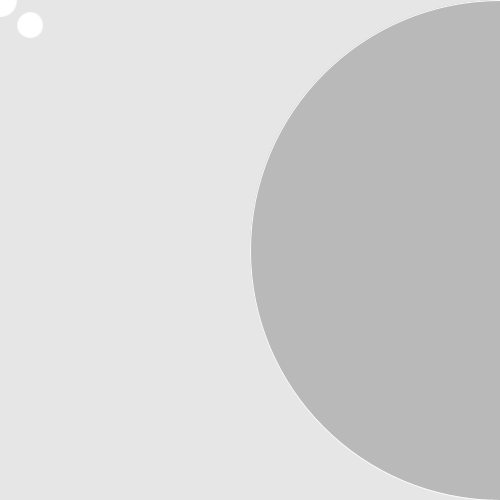
Frame 1 (no input)
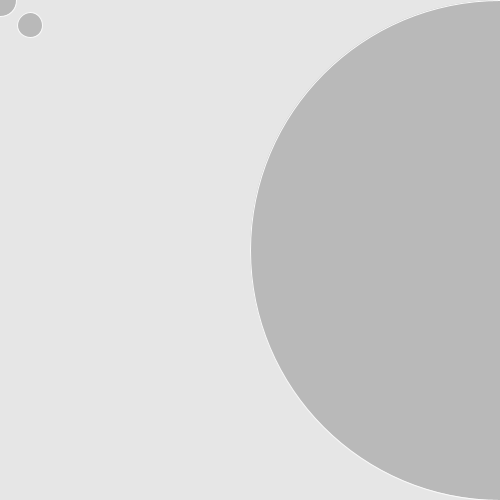
Frame 60 (the mouse pressed at the canvas centre just before this capture)
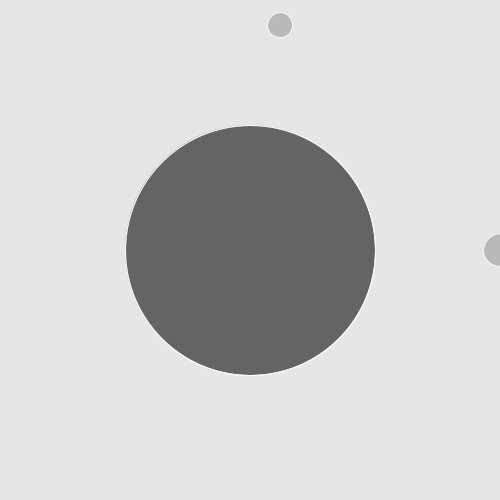
Frame 120 (the mouse held since frame 60 and released just before this capture)

The Processing sketch that drew these frames (run headless with seeded random() and noise(); from frame 60 on, the mouse is pressed at the canvas centre):

// Processing sketch: sketch_23_1
// ── sketch_23_1.pde
int x=0;

void setup (){
  size(500,500);
  int i=0;
  smooth();
  stroke (250);
}
void draw(){
  background(230);
  ellipse(mouseX*2, mouseY, 33, 33);
  ellipse(mouseX+30,25,25,25);


float x = mouseX;
float y = mouseY;
float ix = width - mouseX;
float iy = mouseY - height; 
fill(122, 250);
ellipse(x, height/2, y, y);
fill(0, 50);
ellipse(ix, height/2, iy, iy);
}
